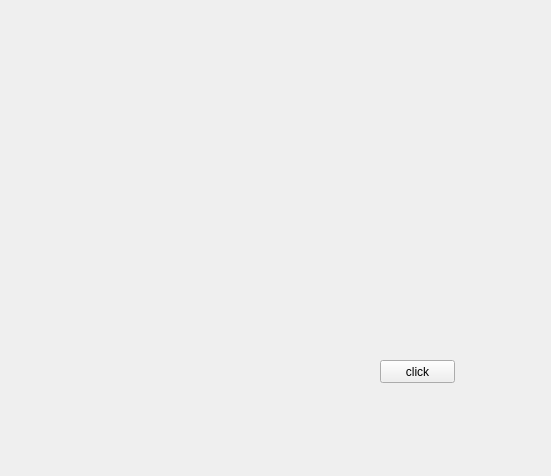
<?xml version="1.0" encoding="UTF-8"?>
<ui version="4.0">
 <class>Form</class>
 <widget class="QWidget" name="Form">
  <property name="geometry">
   <rect>
    <x>0</x>
    <y>0</y>
    <width>551</width>
    <height>476</height>
   </rect>
  </property>
  <property name="windowTitle">
   <string>Form</string>
  </property>
  <widget class="QPushButton" name="pushButton">
   <property name="geometry">
    <rect>
     <x>380</x>
     <y>360</y>
     <width>75</width>
     <height>23</height>
    </rect>
   </property>
   <property name="text">
    <string>click</string>
   </property>
   <property name="checkable">
    <bool>false</bool>
   </property>
  </widget>
 </widget>
 <resources/>
 <connections/>
</ui>
